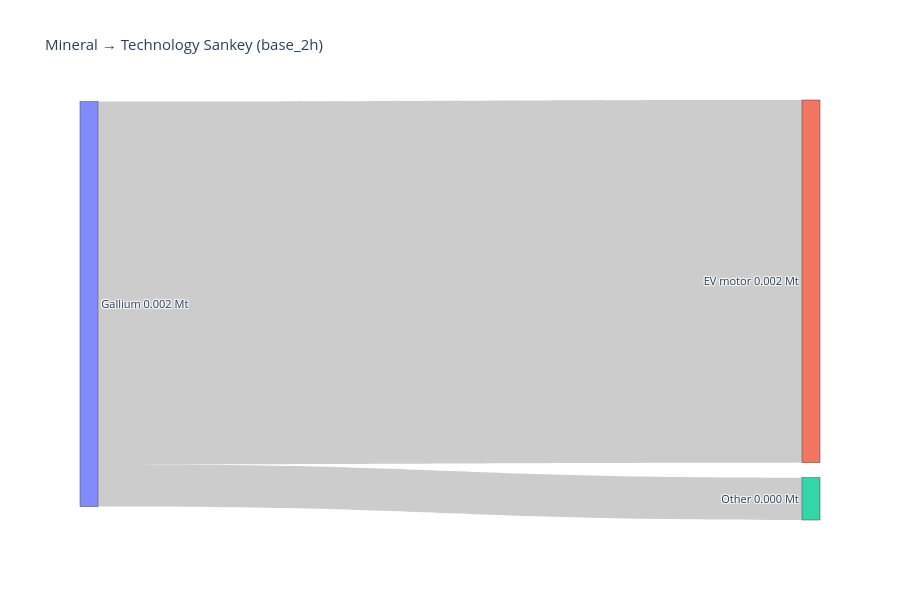

The notebook cell saved with this chart:
### Code cell
network_key = sample_base_2h
df_merged, totals_Mt = compute_mineral_usage(network_key, n, all_minerals, "Market share current", mineral_intensities, tech_scenarios)

# assuming `criticality` DataFrame exists and includes
# "GeoPolRisk Characterization Factor [eq. Kg-Cu/Kg]" and a mineral name column
plot_mineral_to_tech_sankey(
    df_merged,
    ['Gallium'],
    tech_col=None,
    network_name=network_key,
    mode='mass',
    # criticality_df=criticality,
    criticality_min_col=None,   # or the actual mineral name column in your `criticality` DF
    criticality_score_col="GeoPolRisk Characterization Factor [eq. Kg-Cu/Kg]",
    fmt_decimals=3
)

### Figure 1 — Plotly figure (JSON) as saved in the notebook; plotly's stock layout.template omitted (floating-point values rounded to 4 significant figures)
{"data": [{"link": {"customdata": ["Gallium → EV motor: 0.002 Mt", "Gallium → Other: 0.000 Mt"], "hovertemplate": "%{customdata}<extra></extra>", "source": [0, 0], "target": [1, 2], "value": [0.001722, 0.0002009]}, "node": {"customdata": [0.001922, 0.001722, 0.0002009], "hovertemplate": "%{label}<br>Total: %{customdata:.3f}<extra></extra>", "label": ["Gallium\n0.002 Mt", "EV motor\n0.002 Mt", "Other\n0.000 Mt"], "pad": 15, "thickness": 18}, "type": "sankey"}], "layout": {"font": {"size": 11}, "height": 600, "title": {"text": "Mineral → Technology Sankey (base_2h)"}, "width": 900}}
